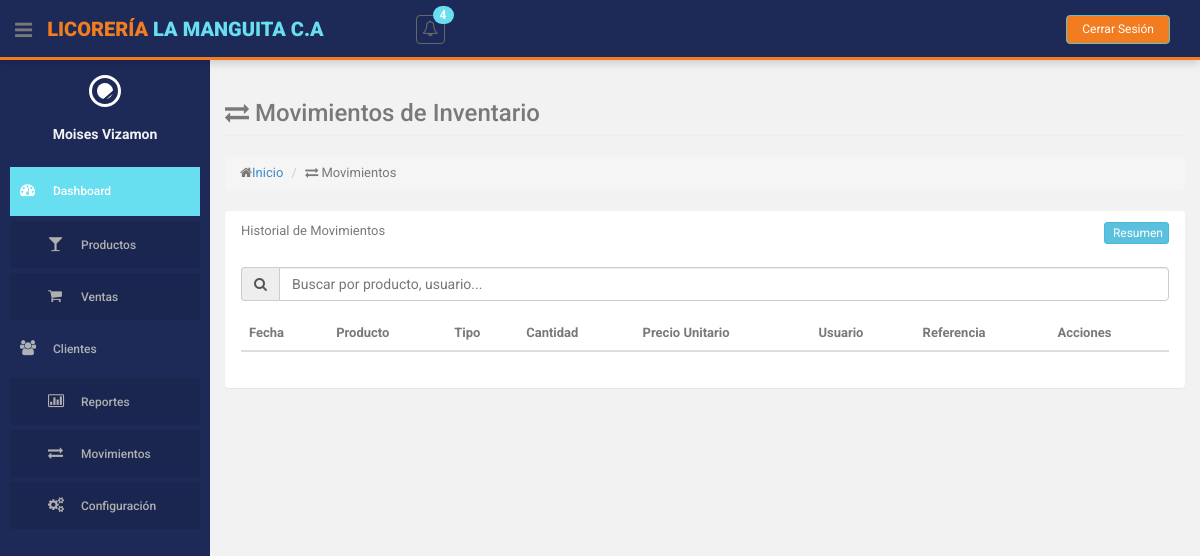
Before: /index.php?action=movimientos-inventario (signed in) with the older database file.
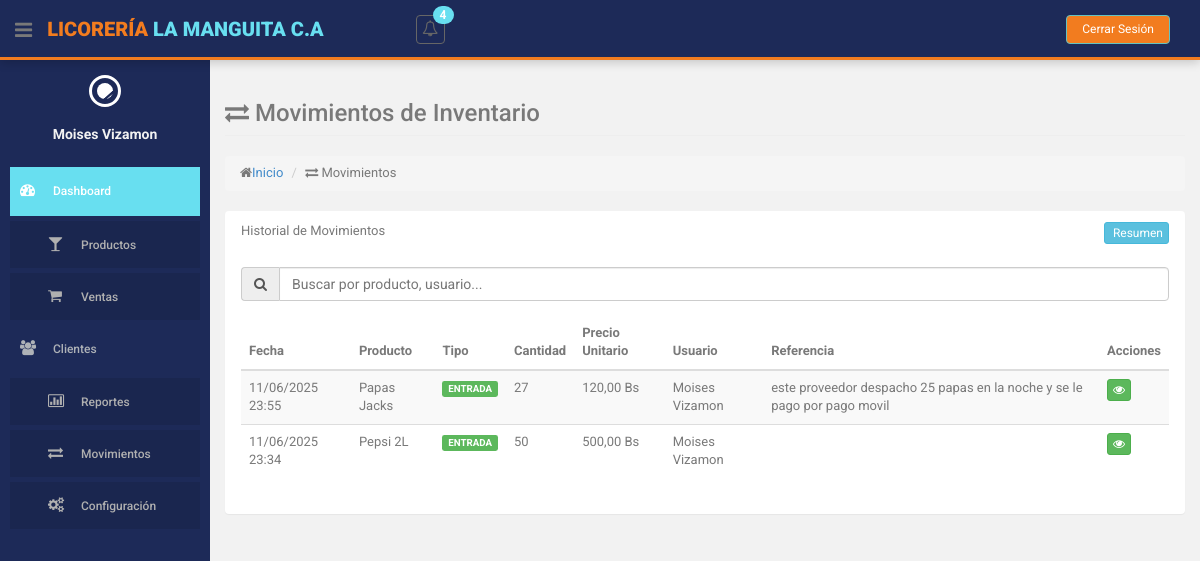
After: the same page with the newer database file.
### tables this page shows
CREATE TABLE `movimientos_inventario` (
  `id` int(11) NOT NULL,
  `id_producto` int(10) NOT NULL,
  `tipo_movimiento` enum('ENTRADA','SALIDA','AJUSTE') NOT NULL,
  `cantidad` int(11) NOT NULL,
  `precio_unitario` decimal(10,2) DEFAULT NULL,
  `id_referencia` int(11) DEFAULT NULL COMMENT 'ID de la tabla referencia (venta, compra, etc)',
  `tipo_referencia` varchar(50) DEFAULT NULL COMMENT 'Tipo de referencia (VENTA, COMPRA, etc)',
  `fecha_movimiento` datetime NOT NULL DEFAULT current_timestamp(),
  `id_usuario` int(10) NOT NULL,
  `observaciones` varchar(255) DEFAULT NULL
);

CREATE TABLE `producto` (
  `id` int(10) NOT NULL,
  `descripcion` varchar(255) NOT NULL,
  `cantidad` int(255) NOT NULL,
  `precio` decimal(10,2) NOT NULL,
  `id_categoria` int(11) NOT NULL,
  `id_estatus` int(11) NOT NULL
);

### controllers/MovimientoInventarioController.php (called while the page is built, shortened)
<?php
class MovimientoInventarioController
{
    private $model;
    public function __construct()
    {
        require_once ROOT_PATH . 'models/MovimientoInventarioModel.php';
        $this->model = new MovimientoInventarioModel();
    }
    public function index()
    {
        $movimientos = $this->model->obtenerTodosMovimientos();
        $this->loadView('movimientos_inventario/index', ['movimientos' => $movimientos]);
    }
    private function loadView($view, $data = [])
    {
        extract($data);
        require ROOT_PATH . 'views/layouts/header.php';
        require ROOT_PATH . 'views/' . $view . '.php';
        require ROOT_PATH . 'views/layouts/footer.php';
    }
}

### models/MovimientoInventarioModel.php (called while the page is built, shortened)
<?php
class MovimientoInventarioModel
{
    private $db;
    public function __construct()
    {
        require_once ROOT_PATH . 'config/database.php';
        $database = new Database();
        $this->db = $database->getConnection();
    }
    public function obtenerTodosMovimientos()
    {
        $query = "SELECT mi.*,
                  p.descripcion as producto,
                  CONCAT(u.nombres, ' ', u.apellidos) as usuario,
                  CASE
                    WHEN mi.tipo_referencia = 'VENTA' THEN CONCAT('Venta #', mi.id_referencia)
                    WHEN mi.tipo_referencia = 'COMPRA' THEN CONCAT('Compra #', mi.id_referencia)
                    ELSE mi.observaciones
                  END as referencia
                  FROM movimientos_inventario mi
                  JOIN producto p ON mi.id_producto = p.id
                  JOIN usuarios u ON mi.id_usuario = u.id
                  ORDER BY mi.fecha_movimiento DESC";
        $stmt = $this->db->prepare($query);
        $stmt->execute();
        return $stmt->fetchAll(PDO::FETCH_ASSOC);
    }
}

### config/database.php (called while the page is built, shortened)
<?php
class Database {
    private $host = 'localhost';
    private $db_name = 'licoreria';
    private $username = 'root';
    private $password = '';
    public function getConnection() {
        $this->conn = null;
        try {
            $this->conn = new PDO(
                "mysql:host=" . $this->host . ";dbname=" . $this->db_name,
                $this->username,
                $this->password
            );
            $this->conn->exec("set names utf8");
            $this->conn->setAttribute(PDO::ATTR_ERRMODE, PDO::ERRMODE_EXCEPTION);
        } catch(PDOException $exception) {
            echo "Error de conexión: " . $exception->getMessage();
        }
        return $this->conn;
    }
}
?>

### views/movimientos_inventario/index.php (the view, shortened to what the changed rows need)
<section id="main-content">
    <section class="wrapper">
        <div class="row">
            <div class="col-lg-12">
                <section class="panel">
                    <div class="panel-body">
                        <table id="tablaMovimientos" class="table table-striped table-advance table-hover">
                            <thead>
                                <tr>
                                    <th>Fecha</th>
                                    <th>Producto</th>
                                    <th>Tipo</th>
                                    <th>Cantidad</th>
                                    <th>Precio Unitario</th>
                                    <th>Usuario</th>
                                    <th>Referencia</th>
                                    <th>Acciones</th>
                                </tr>
                            </thead>
                            <tbody>
                                <?php foreach ($movimientos as $movimiento): ?>
                                    <tr>
                                        <td><?= date('d/m/Y H:i', strtotime($movimiento['fecha_movimiento'])); ?></td>
                                        <td><?= htmlspecialchars($movimiento['producto']); ?></td>
                                        <td>
                                            <span class="label label-<?= $movimiento['tipo_movimiento'] == 'ENTRADA' ? 'success' : ($movimiento['tipo_movimiento'] == 'SALIDA' ? 'danger' : 'warning'); ?>">
                                                <?= $movimiento['tipo_movimiento']; ?>
                                            </span>
                                        </td>
                                        <td><?= $movimiento['cantidad']; ?></td>
                                        <td><?= number_format($movimiento['precio_unitario'], 2, ',', '.'); ?> Bs</td>
                                        <td><?= $movimiento['usuario']; ?></td>
                                        <td><?= $movimiento['referencia'] ?? 'N/A'; ?></td>
                                        <td>
                                            <a href="<?= BASE_URL ?>index.php?action=movimientos-inventario&method=mostrar&id=<?= $movimiento['id']; ?>"
                                                class="btn btn-success btn-xs" title="Ver Detalles">
                                                <i class="fa fa-eye"></i>
                                            </a>
                                        </td>
                                    </tr>
                                <?php endforeach; ?>
                            </tbody>
                        </table>
                    </div>
                </section>
            </div>
        </div>
    </section>
</section>

Changed rows visible on the page:
added movimientos_inventario: fecha_movimiento "11/06/2025 23:55", id_producto.descripcion "Papas Jacks", tipo_movimiento "ENTRADA", cantidad "27", precio_unitario "120,00", usuario "Moises Vizamon", referencia "este proveedor despacho 25 papas en la noche y se le pago por pago movil"
added movimientos_inventario: fecha_movimiento "11/06/2025 23:34", id_producto.descripcion "Pepsi 2L", tipo_movimiento "ENTRADA", cantidad "50", precio_unitario "500,00", usuario "Moises Vizamon"
